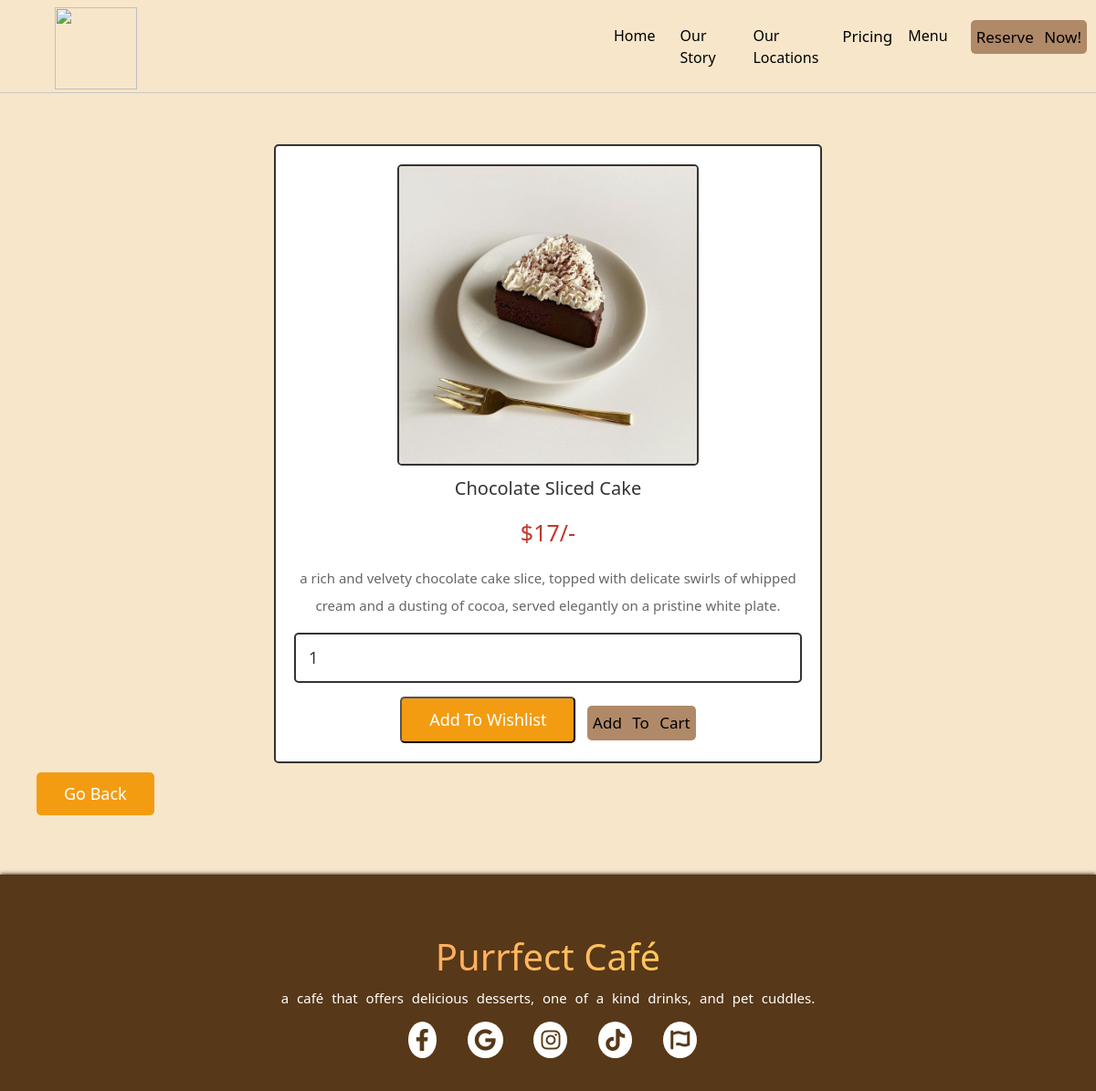
Page /view_page.php?pid=13 (signed in) on the committed database.
### tables this page shows
CREATE TABLE `products` (
  `id` int(100) NOT NULL,
  `name` varchar(100) NOT NULL,
  `details` varchar(500) NOT NULL,
  `price` int(100) NOT NULL,
  `image` varchar(100) NOT NULL,
  `category` varchar(100) NOT NULL,
  `stock` int(11) NOT NULL DEFAULT 10
);

### view_page.php (the view, shortened to what this page needs)
<?php
@include 'config.php';
?>
<!DOCTYPE html>
<html lang="en">
<head>
   <link rel="stylesheet" href="https://cdn.jsdelivr.net/npm/bootstrap@4.0.0/dist/css/bootstrap.min.css">
    <link href='https://unpkg.com/boxicons@2.1.2/css/boxicons.min.css' rel='stylesheet'>
    <link href="https://unpkg.com/aos@2.3.1/dist/aos.css" rel="stylesheet">
   <link rel="stylesheet" href="css/style.css">
</head>
<body>
<?php @include 'header.php'; ?>
<section class="quick-view">
    <h1 class="title"><span>product details<span></h1>
    <section id="gallary"    data-aos="fade-up"
      data-aos-duration="1500">
    <div class="box-container">
    <?php
        if(isset($_GET['pid'])){
            $pid = $_GET['pid'];
            $select_products = mysqli_query($conn, "SELECT * FROM `products` WHERE id = '$pid'") or die('query failed');
         if(mysqli_num_rows($select_products) > 0){
            while($fetch_products = mysqli_fetch_assoc($select_products)){
    ?>
    <form action="" method="POST">
         <img src="uploaded_img/<?php echo $fetch_products['image']; ?>" alt="" class="image">
         <div class="name"><?php echo $fetch_products['name']; ?></div>
         <div class="price">$<?php echo $fetch_products['price']; ?>/-</div>
         <div class="details"><?php echo $fetch_products['details']; ?></div>
         <input type="number" name="product_quantity" value="1" min="0" class="qty">
         <input type="submit" value="add to wishlist" name="add_to_wishlist" class="option-btn">
         <input type="submit" value="add to cart" name="add_to_cart" class="btn">
      </form>
    <?php
            }
        }else{
        echo '<p class="empty">no products details available!</p>';
        }
    }
    ?>
    <div class="more-btn">
        <a href="shop.php" class="option-btn">go back</a>
    </div>
</section>
</section>
<?php @include 'footer.php'; ?>
</body>
</html>

### style.css (style rules this page uses)
:root { --pink:#e84393; --red:#c0392b; --orange:#f39c12; --black:#333; --white:#fff; --light-color:#666; --light-white:#ccc; --light-bg:#f5f5f5; --border:.2rem solid var(--black); --box-shadow:0 .5rem 1rem rgba(0,0,0,.1); }
* { margin: 0; padding: 0; box-sizing: border-box; font-family: "DynaPuff", system-ui; }
html { font-size: 62.5%; overflow-x: hidden; scroll-behavior: smooth; scroll-padding-top: 6.5rem; }
body { background-color: #F7E6CA; }
section { padding:3rem 2rem; }
.delete-btn, .option-btn { display: inline-block; border-radius: .5rem; margin-top: 1rem; font-size: 1.8rem; color:var(--white); cursor: pointer; padding:1rem 3rem; text-transform: capitalize; text-align: center; }
.btn { display: inline-block; border-radius: .5rem; margin-left: 10px; margin-top: 0px; font-size: 1.7rem; color:black; cursor: pointer; padding:0.5rem; text-transform: capitalize; text-align: center; word-spacing: 7px; }
.btn { background-color: #B08968; }
.option-btn { background-color:#f39c12; }
.title { text-align: center; margin-bottom: 2rem; color:var(--black); text-transform: uppercase; font-size: 4rem; }
.quick-view h1 { background-image: linear-gradient(45deg, #ff6b6b, #ffcc5c, #4ecdc4, #556270, #eb41c0); background-size: 300% 300%; -webkit-background-clip: text; -webkit-text-fill-color: transparent; animation: movingColors 3s infinite linear; }
.quick-view form { max-width: 60rem; padding:2rem; text-align: center; border:var(--border); box-shadow: var(--border); border-radius: .5rem; background-color: var(--white); margin:0 auto; }
.quick-view form .image { height: 33rem; border:var(--border); border-radius: .5rem; }
.quick-view form .name { margin:1rem 0; font-size: 2rem; color:var(--black); }
.quick-view form .price { color:var(--red); font-size: 2.5rem; padding:.5rem 0; }
.quick-view form .details { padding:1rem 0; font-size: 1.5rem; color:var(--light-color); line-height: 2; }
.quick-view form .qty { width: 100%; padding:1.2rem 1.4rem; font-size: 1.8rem; color:var(--black); border-radius: .5rem; border:var(--border); margin:.5rem 0; }
#gallary { margin-top: 50px; }
html { scroll-behavior: smooth; }

### rows in the picture
products: image (picture), name "Chocolate Sliced Cake", price "17", details "a rich and velvety chocolate cake slice, topped with delicate swirls of whipped cream and a dusting of cocoa, served elegantly on a pristine white plate."
